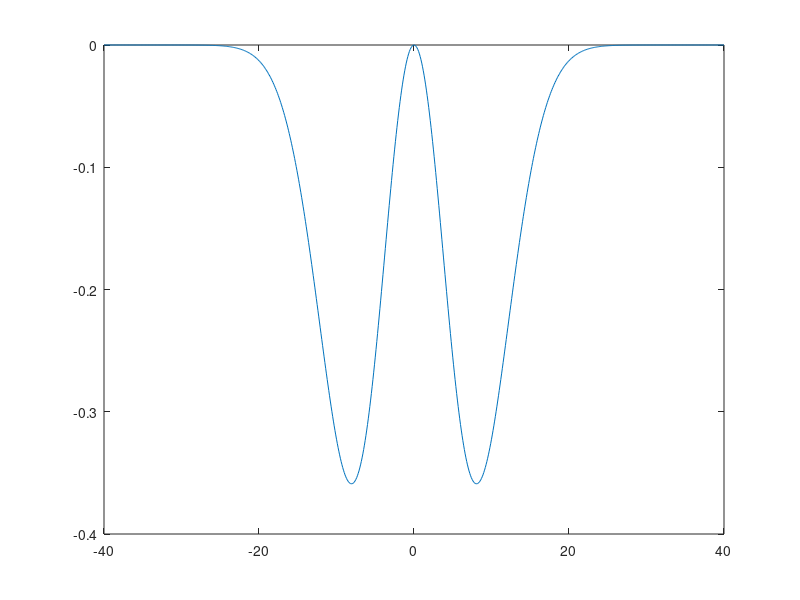

Source code (MATLAB):
lambda = 20;
beta = 6/lambda^2;
gamma = 1.05*beta;
a = 1;
connMult = 20;

abs_x = -40:0.1:40;
fun = a*exp(-gamma*abs_x.^2) - exp(-beta*abs_x.^2);
plot(abs_x, connMult * fun);
